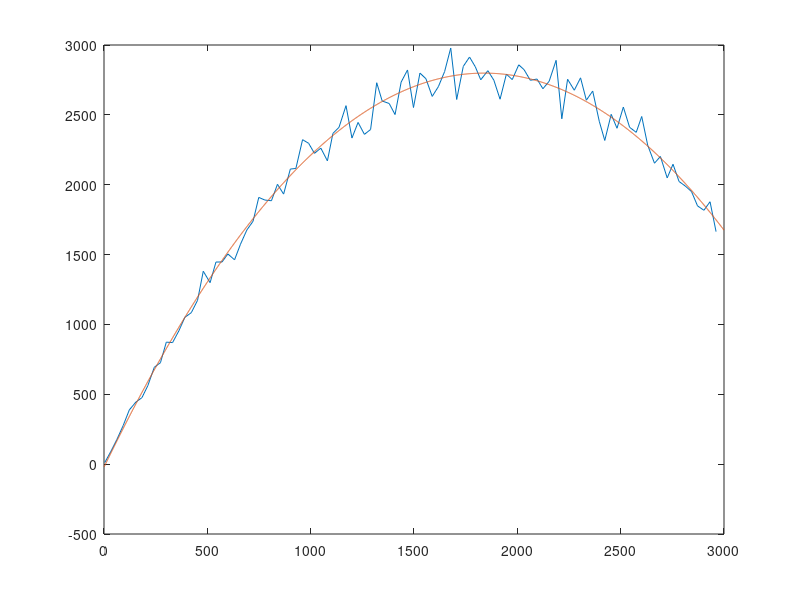

Write the MATLAB code that produced this figure.
% SequenceOfCurrent_Baihan_Lin.m
% Baihan Lin, Oct 2016

clear all;

A = load('SequenceOfCurrentsDatamatrix.dat');

plot(A);

% mean(I) = iNH(c)
% var(I) = i^2*NH(c)(1-H(c))
% var(I) = i^2*NH(c)+i^2*NH(c)^2

plot(mean(A,2),var(A.'));

para = polyfit(mean(A,2).',var(A.'),2);

p1 = para(1)
p2 = para(2)
p3 = para(3)

t=1:3000;
fit=p1*t.^2+p2*t+p3;
plot(mean(A,2),var(A.'),t,fit);

